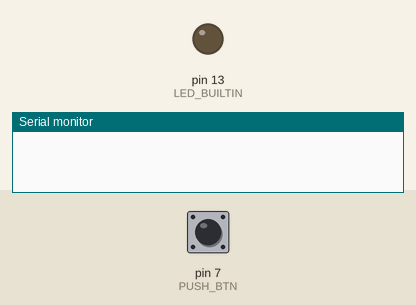
The sketch below on a simulated Arduino Uno, built with avr-gcc and run on an emulated ATmega328P. Parts: output pins drawn as LEDs (lit = HIGH), the last lines printed to the serial monitor. The inputs (shaded band) are chosen by the test bench; at power-on: pin 7 (PUSH_BTN) LOW.

Above: at 1.2 s.
1.3 s: pin 7 (PUSH_BTN) pulled HIGH for 1 s
At 1.7 s:
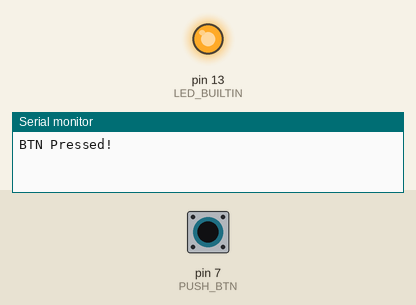
3.8 s: pin 7 (PUSH_BTN) pulled HIGH for 3.2 s
At 7.6 s:
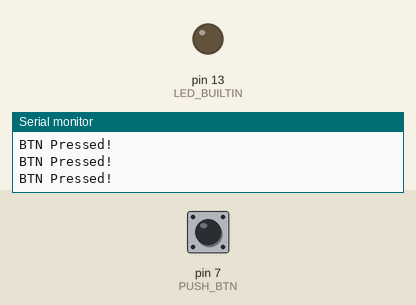
Timing chart, 0 to 9.1 s (numbered marks = the images above; inputs shaded):
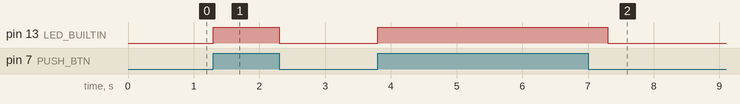

Measured:
- after the input at 1.3 s, pin 13 (LED_BUILTIN): LOW → HIGH at once, → LOW 1.0 s later
- after the input at 3.8 s, pin 13 (LED_BUILTIN): LOW → HIGH at once, → LOW 3.5 s later

The sketch:

Push_Button.ino
```cpp
// PUSH BTN PULL DOWN CONFIG i.e. By default the GPIO input is LOW
// When we press BTN it will be High & the LED_BUILTIN should glow
#define PUSH_BTN 7

void setup()
{
  Serial.begin(115200);
  pinMode(PUSH_BTN, INPUT);
  pinMode(LED_BUILTIN, OUTPUT);
}

void loop()
{
 if(digitalRead(PUSH_BTN))
 {
  Serial.println("BTN Pressed!");
  digitalWrite(LED_BUILTIN, HIGH);
  delay(500);
  digitalWrite(LED_BUILTIN, LOW);
 }
}
```
